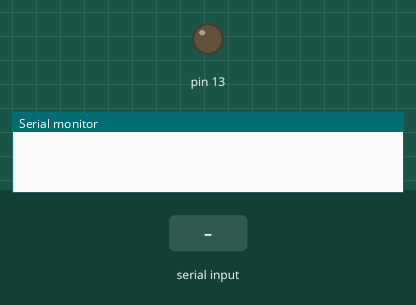
The sketch below on a simulated Arduino Uno, built with avr-gcc and run on an emulated ATmega328P. Parts: output pins drawn as LEDs (lit = HIGH), the last lines printed to the serial monitor. The test bench sets the inputs (shaded band). EEPROM starts erased.

Above: at 1.2 s.
1.3 s: "C" received over Serial
3.8 s: "1" received over the second serial link
6.3 s: "1" received over Serial
At 8.2 s:
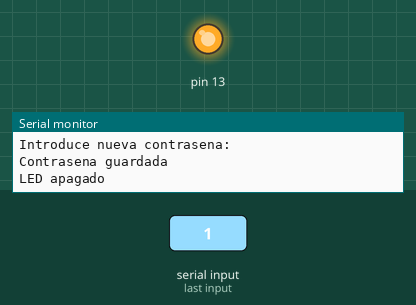
8.8 s: "0" received over the second serial link
Timing chart, 0 to 11.8 s (numbered marks = the images above; inputs shaded):
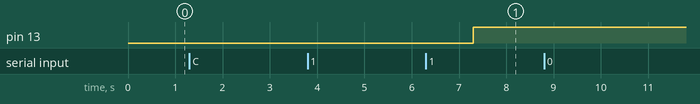

The sketch:

ContraEEPROM-BT.ino
```cpp
#include <EEPROM.h>
#include <SoftwareSerial.h>

byte rx=7;
byte tx=8;
SoftwareSerial BT(rx,tx);

int estado;
String letra;
String contrasena = "";
String nuevaContrasena = "";
bool cambiandoContrasena = false;

void setup() {
  pinMode(13, OUTPUT);
  Serial.begin(9600);
  BT.begin(9600);

  // Leer el estado del LED de la EEPROM
  estado = EEPROM.read(0);
  if (estado == 1) {
    digitalWrite(13, HIGH);
  }

  // Leer la contraseña almacenada en EEPROM
  contrasena = leerContrasena();
}

void loop() {
  if (Serial.available() > 0) {
    letra = Serial.readString();
    procesarEntrada(letra);
  }
  if (BT.available() > 0) {
    letra = BT.readString();
    procesarEntrada(letra);
  }
}

// Función para procesar la entrada tanto desde Bluetooth como desde el puerto serie
void procesarEntrada(String entrada) {
  entrada.trim();

  // Comenzar el proceso para cambiar la contraseña
  if (entrada == "C") {
    Serial.println("Introduce nueva contrasena:");
    BT.println("Introduce nueva contrasena:");
    cambiandoContrasena = true;
    nuevaContrasena = "";
  }
  // Almacenar la nueva contraseña
  else if (cambiandoContrasena) {
    nuevaContrasena = entrada;
    guardarContrasena(nuevaContrasena);
    contrasena = nuevaContrasena;
    Serial.println("Contrasena guardada");
    BT.println("Contrasena guardada");
    cambiandoContrasena = false;
  }
  // Alternar el estado del LED con la contraseña correcta
  else if (entrada == contrasena) {
    alternarLED();
  }
  else {
    Serial.println("Contrasena incorrecta.");
    BT.println("Contrasena incorrecta.");
  }
}

void alternarLED() {
  if (estado == 1) {
    digitalWrite(13, LOW);
    Serial.println("LED encendido");
    BT.println("LED encendido");
    estado = 0;
  } else {
    digitalWrite(13, HIGH);
    Serial.println("LED apagado");
    BT.println("LED apagado");
    estado = 1;
  }
  EEPROM.write(0, estado);
}

// Función para leer la contraseña almacenada en la EEPROM
String leerContrasena() {
  String contrasenaLeida = "";
  for (int i = 1; i < 11; i++) { // Contraseña de 10 caracteres
    char c = EEPROM.read(i);
    if (c == '\0') break;
    contrasenaLeida += c;
  }
  return contrasenaLeida;
}

// Función para guardar la nueva contraseña en EEPROM
void guardarContrasena(String nuevaContrasena) {
  for (int i = 1; i < 21; i++) {
    if (i <= nuevaContrasena.length()) {
      EEPROM.write(i, nuevaContrasena[i - 1]);
    } else {
      EEPROM.write(i, '\0');  // Fin de la cadena
    }
  }
}
```

Measured:
- after the input at 6.3 s, pin 13: LOW → HIGH after 1.0 s
